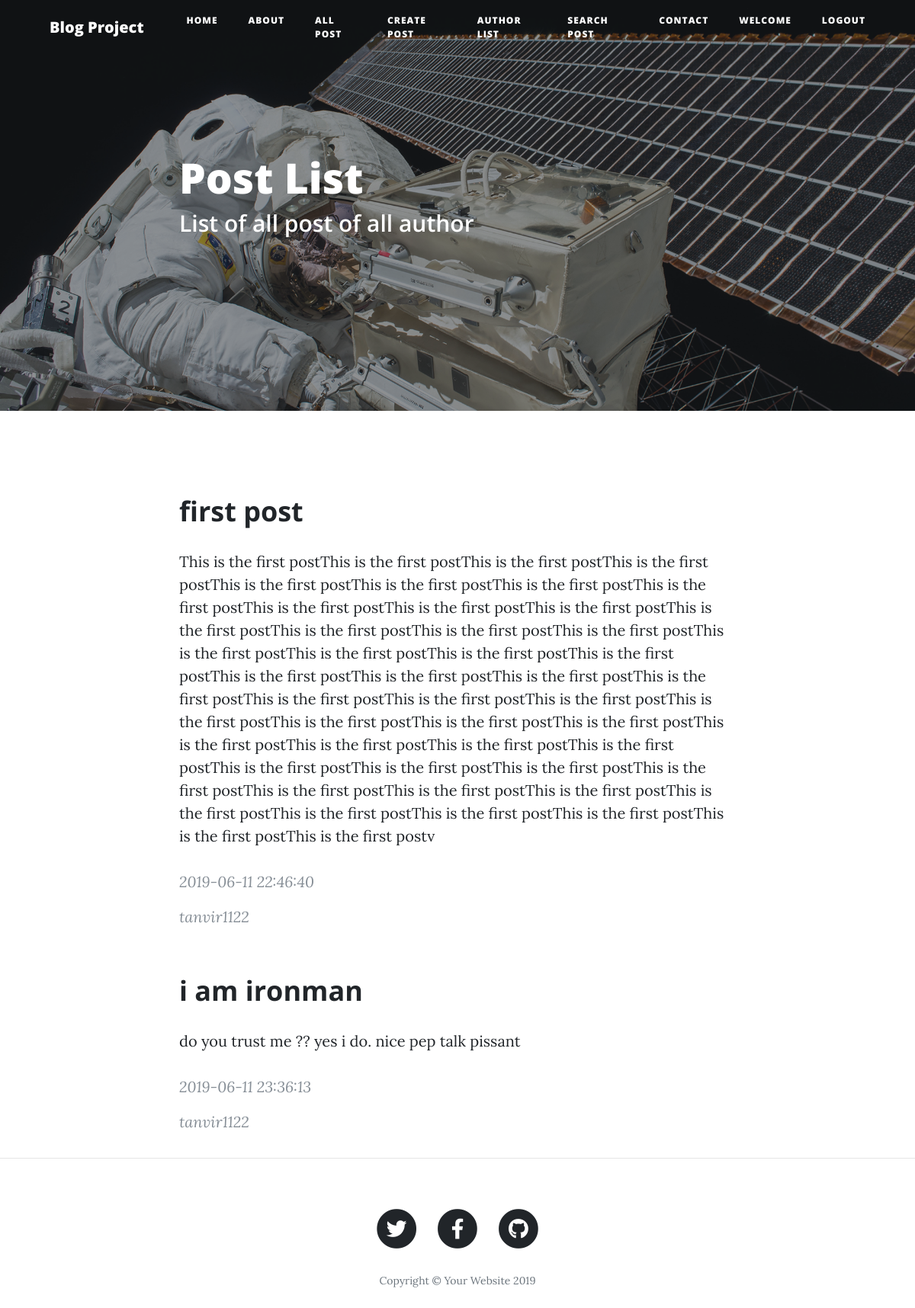
The app's page /startbootstrap-clean-blog-gh-pages/post.php with its own data.
### tables this page shows
CREATE TABLE `blog` (
  `username` varchar(150) NOT NULL,
  `title` varchar(150) NOT NULL,
  `content` text NOT NULL,
  `time` datetime NOT NULL DEFAULT CURRENT_TIMESTAMP
);

### startbootstrap-clean-blog-gh-pages/include/database.php (called while the page is built, shortened)
<?php
	class MySqlDatabase{
		public function query($sql){
			$this->connection = mysqli_connect(DB_HOST,DB_USER,DB_PASS,DB_NAME);
			$result = mysqli_query($this->connection,$sql);
			return $result;
		}
		public function fetch_array($result_set){
			return mysqli_fetch_array($result_set);
		}
	}
	$database = new MySqlDatabase();
?>

### startbootstrap-clean-blog-gh-pages/include/blog.php (the view, shortened to what this page needs)
<?php
	require_once('database.php');
	class Blog{
		public function fetch_all_post(){
			global $database;
			$sql = "SELECT * FROM blog";
			$posts = $database->query($sql);
			$database->confirm_query($posts);
			while($post = $database->fetch_array($posts)){
				echo "<h2 class='section-heading'>".strip_tags($post['title'])."</h2>";
				echo "<p>".strip_tags($post['content'])."</p>";
				echo "<blockquote class='blockquote'>".strip_tags($post['time'])."</blockquote>";
				echo "<blockquote class='blockquote'>".strip_tags($post['username'])."</blockquote>";
			}
		}
}
?>

### startbootstrap-clean-blog-gh-pages/header.php (shortened to what this page needs)
<!DOCTYPE html>
<html lang="en">
<head>
  <link href="vendor/bootstrap/css/bootstrap.min.css" rel="stylesheet">
  <link href="vendor/fontawesome-free/css/all.min.css" rel="stylesheet" type="text/css">
  <link href="css/clean-blog.min.css" rel="stylesheet">
</head>
<body>

### startbootstrap-clean-blog-gh-pages/nav.php (shortened to what this page needs)
<nav class="navbar navbar-expand-lg navbar-light fixed-top" id="mainNav">
   <div class="container">
     <a class="navbar-brand" href="index.html">Blog Project</a>
     <div class="collapse navbar-collapse" id="navbarResponsive">
       <ul class="navbar-nav ml-auto">
         <li class="nav-item">
           <a class="nav-link" href="index.php">Home</a>
         </li>
         <li class="nav-item">
           <a class="nav-link" href="about.php">About</a>
         </li>
         <li class="nav-item">
           <a class="nav-link" href="post.php">All Post</a>
         </li>
         <li class="nav-item">
           <a class="nav-link" href="create_post.php">Create Post</a>
         </li>
         <li class="nav-item">
           <a class="nav-link" href="author.php">Author List</a>
         </li>
         <li class="nav-item">
           <a class="nav-link" href="search.php">Search Post</a>
         </li>
         <li class="nav-item">
           <a class="nav-link" href="contact.php">Contact</a>
         </li>
           <li class="nav-item">
           <a class="nav-link" href="#">Welcome <?php echo $_SESSION['username']; ?></a>
         </li>
         <li class="nav-item">
           <a class="nav-link" href="logout.php">Logout</a>
         </li>
       </ul>
     </div>
   </div>
 </nav>

### startbootstrap-clean-blog-gh-pages/post.php
<?php include 'header.php' ?>
<?php include 'nav.php' ?>
  <header class="masthead" style="background-image: url('img/post-bg.jpg')">
    <div class="overlay"></div>
    <div class="container">
      <div class="row">
        <div class="col-lg-8 col-md-10 mx-auto">
          <div class="post-heading">
            <h1> Post List </h1>
            <h2 class="subheading">List of all post of all author</h2>
          </div>
        </div>
      </div>
    </div>
  </header>
  <?php include 'post_content.php'?>
  <?php include 'footer.php'?>

### startbootstrap-clean-blog-gh-pages/post_content.php (shortened to what this page needs)
 <?php require_once('include/database.php');
      require_once('include/user.php');
      require_once('include/blog.php');
?>
<?php
  global $blog;
?>
<article>
    <div class="container">
      <div class="row">
        <div class="col-lg-8 col-md-10 mx-auto">
          <?php
  $blog->fetch_all_post();
?>
                  </div>
      </div>
    </div>
  </article>
  <hr>

### startbootstrap-clean-blog-gh-pages/footer.php (shortened to what this page needs)
<footer>
    <div class="container">
      <div class="row">
        <div class="col-lg-8 col-md-10 mx-auto">
          <ul class="list-inline text-center">
            <li class="list-inline-item">
              <a href="#">
                <span class="fa-stack fa-lg">
                  <i class="fas fa-circle fa-stack-2x"></i>
                  <i class="fab fa-twitter fa-stack-1x fa-inverse"></i>
                </span>
              </a>
            </li>
            <li class="list-inline-item">
              <a href="#">
                <span class="fa-stack fa-lg">
                  <i class="fas fa-circle fa-stack-2x"></i>
                  <i class="fab fa-facebook-f fa-stack-1x fa-inverse"></i>
                </span>
              </a>
            </li>
            <li class="list-inline-item">
              <a href="#">
                <span class="fa-stack fa-lg">
                  <i class="fas fa-circle fa-stack-2x"></i>
                  <i class="fab fa-github fa-stack-1x fa-inverse"></i>
                </span>
              </a>
            </li>
          </ul>
          <p class="copyright text-muted">Copyright &copy; Your Website 2019</p>
        </div>
      </div>
    </div>
  </footer>
</body>
</html>

### records on screen
blog: title "first post", content "This is the first postThis is the first postThis is the first postThis is the first postThis is the first postThis is the first postThis is the first postThis is the first postThis is the first postThis is the first postThis is the first postThis is the first postThis is the first postThis is the first postThis is the first postThis is the first postThis is the first postThis is the first postThis is the first postThis is the first postThis is the first postThis is the first postThis is the first postThis is the first postThis is the first postThis is the first postThis is the first postThis is the first postThis is the first postThis is the first postThis is the first postThis is the first…", time "2019-06-11 22:46:40", username "tanvir1122"
blog: title "i am ironman", content "do you trust me ?? yes i do. nice pep talk pissant", time "2019-06-11 23:36:13", username "tanvir1122"
